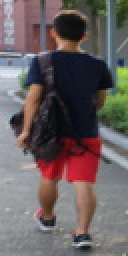
#> input picture partial_dataset/OccludedREID/gallery/003_01.jpg, 64 x 128 px (shown 2 times larger); its folder holds only this picture in this run
$ jupyter execute ConvertReidDataset.ipynb
#> lines starting #> are read from the running program, lines starting #| are printed output that depends on the picture
[cell 1]
import os
import glob
import shutil
import cv2
from IPython.display import Image, display

[cell 2]
traindata_path = "./traindata_for_stylegan3/"
os.makedirs(traindata_path, exist_ok=True)

[cell 3]
resize_ = 1024

[cell 4]
def imshow(img):
    """ndarray 配列をインラインで Notebook 上に表示する。
    """
    ret, encoded = cv2.imencode(".jpg", img)
    display(Image(encoded))


def img_resize(img_path, copy_img_name):
    # 画像を読み込む。
#> called with copy_img_name = './traindata_for_stylegan3/0_003_01.jpg'
    img = cv2.imread(img_path)
#> img is the input picture: shape (128, 64, 3); mean B, G, R 96.3, 95.9, 104.9
    #max_size = max(img.shape[:2])
    dst = cv2.resize(img, dsize=(resize_, resize_))
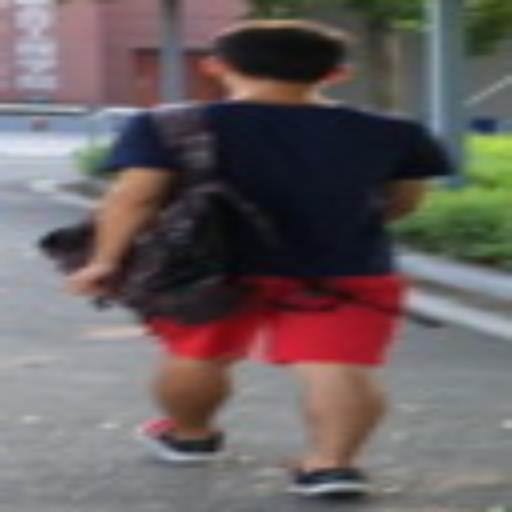
#> dst: shape (1024, 1024, 3) (shown at 1/2 size); mean B, G, R 96.2, 95.8, 104.8
    #print(f"{img.shape} -> {dst.shape}")
    #imshow(dst)
    cv2.imwrite(copy_img_name, dst)
    cv2.destroyAllWindows()

img_path_list = []
dataset_types = glob.glob("./partial_dataset/*")

for dataset_type in dataset_types:
    data_types = glob.glob(dataset_type+"/*")
    for data_type in data_types:
        if os.path.isfile(data_type):
            continue
        img_path = glob.glob(data_type+"/*.jpg")
        img_path_list += list(img_path)

img_num = 0
for img_path in img_path_list:
    copy_img_name = traindata_path + str(img_num) + "_" +img_path.split("/")[-1]
    img_num += 1
    #print(copy_img_name)
    #shutil.copyfile(img_path, copy_img_name)
    img_resize(img_path, copy_img_name)
    if img_num % 300==0:
        print("Check iter: ", img_num)
#> pass 2 of the loop `for img_path in img_path_list:`:
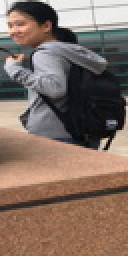
#> input picture partial_dataset/OccludedREID/query/001_01.jpg, 64 x 128 px (shown 2 times larger)
#> in img_resize, img is the input picture: shape (128, 64, 3); mean B, G, R 98.8, 109.8, 129.1
#> in img_resize (call 2), `dst = cv2.resize(img, dsize=(resize_, resize_))`:
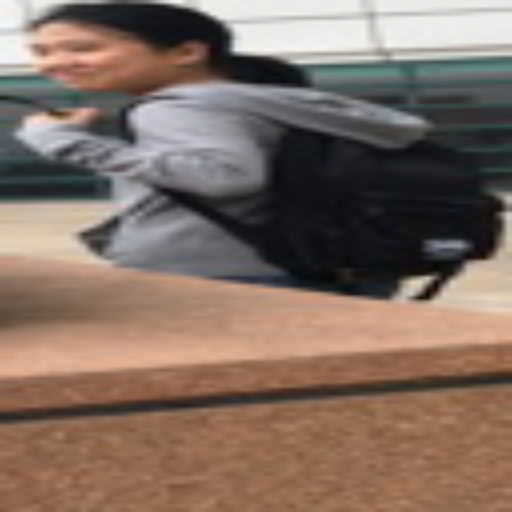
#> dst: shape (1024, 1024, 3) (shown at 1/2 size); mean B, G, R 98.7, 109.7, 129
print("Complete Convert")
